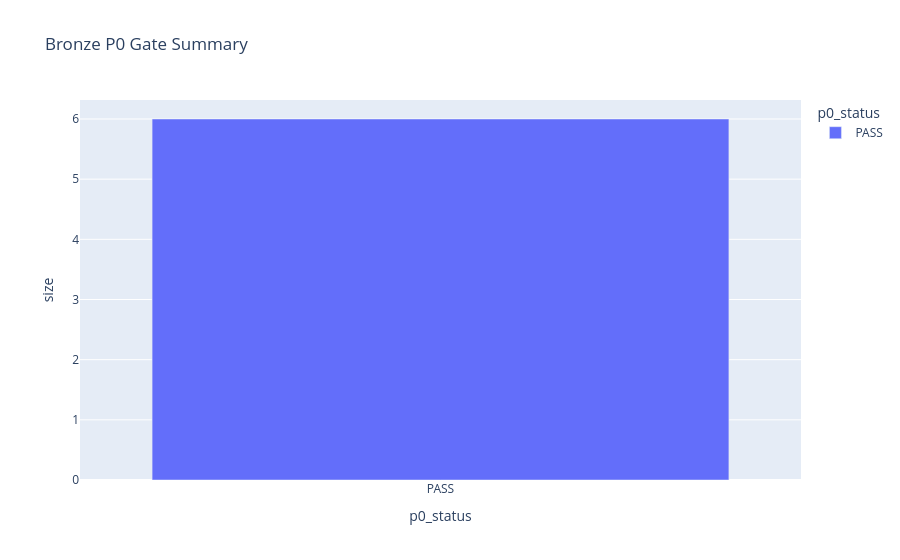

Notebook cell for this chart:
### Code cell
fig = px.bar(summary_df.groupby("p0_status", as_index=False).size(), x="p0_status", y="size", color="p0_status", title="Bronze P0 Gate Summary")
fig.write_html(OUTPUT_CHARTS / "bronze_p0_summary.html", include_plotlyjs="cdn")
try:
    fig.write_image(OUTPUT_CHARTS / "bronze_p0_summary.png")
except Exception:
    pass
fig.show()

### Figure 1 — Plotly figure (JSON) as saved in the notebook; plotly's stock layout.template omitted (floating-point values rounded to 4 significant figures)
{"data": [{"hovertemplate": "p0_status=%{x}<br>size=%{y}<extra></extra>", "legendgroup": "PASS", "marker": {"color": "#636efa", "pattern": {"shape": ""}}, "name": "PASS", "orientation": "v", "showlegend": true, "textposition": "auto", "type": "bar", "x": ["PASS"], "xaxis": "x", "y": [6], "yaxis": "y"}], "layout": {"barmode": "relative", "legend": {"title": {"text": "p0_status"}, "tracegroupgap": 0}, "title": {"text": "Bronze P0 Gate Summary"}, "xaxis": {"anchor": "y", "categoryarray": ["PASS"], "categoryorder": "array", "domain": [0, 1], "title": {"text": "p0_status"}}, "yaxis": {"anchor": "x", "domain": [0, 1], "title": {"text": "size"}}}}
